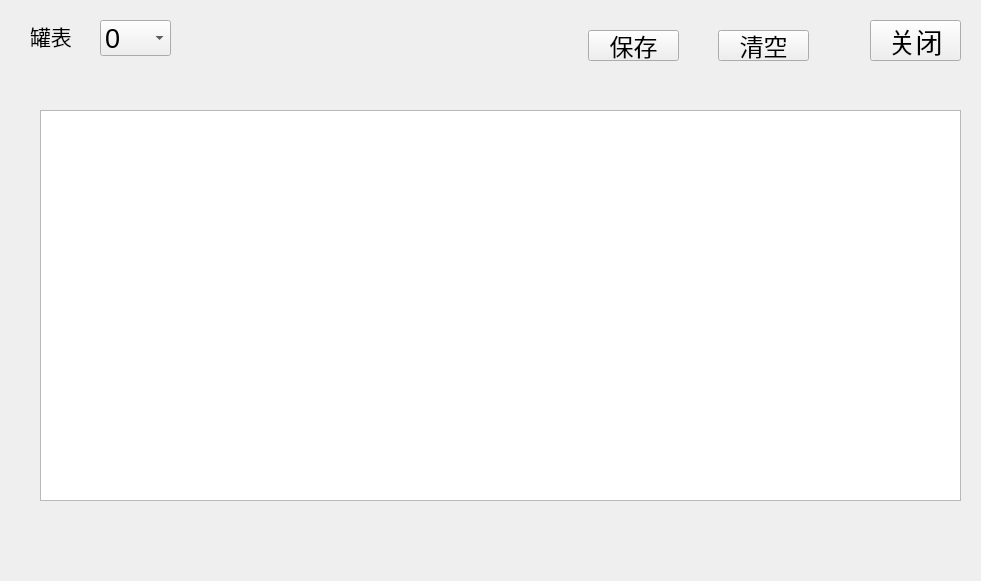
    <widget class="QWidget" name="widget_OilTank_Table" native="true">
     <property name="geometry">
      <rect>
       <x>20</x>
       <y>-10</y>
       <width>981</width>
       <height>581</height>
      </rect>
     </property>
     <property name="styleSheet">
      <string notr="true">#widget_OilTank_Table
{
	background-color: rgb(114, 159, 207);
}</string>
     </property>
     <widget class="QPushButton" name="btn_clear_table">
      <property name="geometry">
       <rect>
        <x>718</x>
        <y>30</y>
        <width>91</width>
        <height>31</height>
       </rect>
      </property>
      <property name="font">
       <font>
        <pointsize>18</pointsize>
       </font>
      </property>
      <property name="focusPolicy">
       <enum>Qt::NoFocus</enum>
      </property>
      <property name="text">
       <string>清空</string>
      </property>
     </widget>
     <widget class="QLabel" name="label_166">
      <property name="geometry">
       <rect>
        <x>30</x>
        <y>20</y>
        <width>41</width>
        <height>31</height>
       </rect>
      </property>
      <property name="font">
       <font>
        <pointsize>16</pointsize>
       </font>
      </property>
      <property name="text">
       <string>罐表</string>
      </property>
     </widget>
     <widget class="QComboBox" name="comboBox_OilTank_table">
      <property name="geometry">
       <rect>
        <x>100</x>
        <y>20</y>
        <width>71</width>
        <height>36</height>
       </rect>
      </property>
      <property name="font">
       <font>
        <pointsize>20</pointsize>
       </font>
      </property>
      <property name="currentIndex">
       <number>0</number>
      </property>
      <item>
       <property name="text">
        <string>0</string>
       </property>
      </item>
      <item>
       <property name="text">
        <string>1</string>
       </property>
      </item>
      <item>
       <property name="text">
        <string>2</string>
       </property>
      </item>
      <item>
       <property name="text">
        <string>3</string>
       </property>
      </item>
      <item>
       <property name="text">
        <string>4</string>
       </property>
      </item>
      <item>
       <property name="text">
        <string>5</string>
       </property>
      </item>
      <item>
       <property name="text">
        <string>6</string>
       </property>
      </item>
     </widget>
     <widget class="QTableView" name="tableView_OilTank_Table">
      <property name="geometry">
       <rect>
        <x>40</x>
        <y>110</y>
        <width>921</width>
        <height>391</height>
       </rect>
      </property>
      <property name="font">
       <font>
        <pointsize>13</pointsize>
       </font>
      </property>
      <property name="editTriggers">
       <set>QAbstractItemView::AllEditTriggers</set>
      </property>
     </widget>
     <widget class="QPushButton" name="btn_save_table">
      <property name="geometry">
       <rect>
        <x>588</x>
        <y>30</y>
        <width>91</width>
        <height>31</height>
       </rect>
      </property>
      <property name="font">
       <font>
        <pointsize>18</pointsize>
       </font>
      </property>
      <property name="focusPolicy">
       <enum>Qt::NoFocus</enum>
      </property>
      <property name="text">
       <string>保存</string>
      </property>
     </widget>
     <widget class="QPushButton" name="btn_Table_close">
      <property name="geometry">
       <rect>
        <x>870</x>
        <y>20</y>
        <width>91</width>
        <height>41</height>
       </rect>
      </property>
      <property name="font">
       <font>
        <pointsize>20</pointsize>
       </font>
      </property>
      <property name="focusPolicy">
       <enum>Qt::NoFocus</enum>
      </property>
      <property name="text">
       <string>关闭</string>
      </property>
     </widget>
    </widget>
